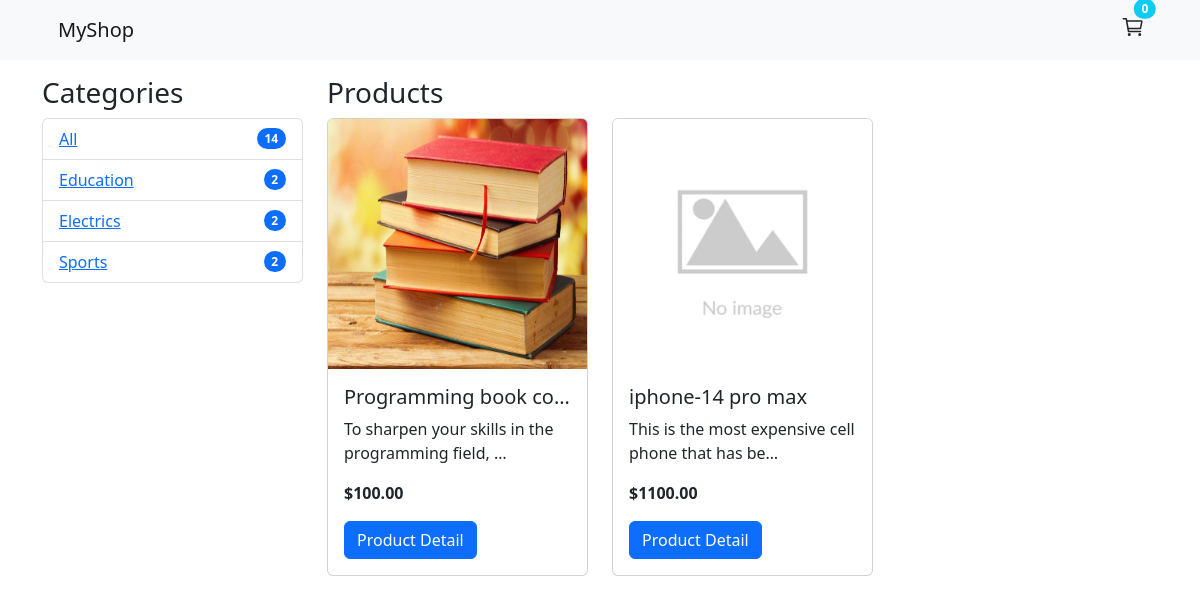
The page / on the database its author committed.
### shop/models.py (models this page shows, shortened)
class Category(models.Model):
    name = models.CharField(max_length=200, db_index=True)
    slug = models.SlugField(max_length=200, unique=True)
    class Meta:
        ordering = ("name", )
        verbose_name = 'category'
        verbose_name_plural = "categories"
    def get_absolute_url(self):
        return reverse("shop:product_list_by_category", args=[self.slug])

class Product(models.Model):
    category = models.ForeignKey(Category, related_name="products", on_delete=models.CASCADE)
    name = models.CharField(max_length=200, db_index=True)
    slug = models.SlugField(max_length=200, db_index=True)
    image = models.ImageField(upload_to="products/%Y/%m/%d", blank=True)
    description = models.TextField(blank=True)
    price = models.DecimalField(max_digits=10, decimal_places=2)
    available = models.BooleanField(default=True)
    created = models.DateTimeField(auto_now_add=True)
    updated = models.DateTimeField(auto_now=True)
    class Meta:
        ordering = ("name", )
        index_together = (("id", "slug"), )
    def get_absolute_url(self):
        return reverse("shop:product_detail", args=[self.id, self.slug])

### shop/views.py (the view)
# urls.py: path("", views.product_list, name="product-list"),
def product_list(request, category_slug=None):
    category = None
    categories = Category.objects.all()
    products = Product.objects.filter(available=True)
    if category_slug:
        category = get_object_or_404(Category, slug=category_slug)
        products = products.filter(category=category)
    context = {
        "category" : category,
        "categories" : categories,
        "products" : products
    }
    return render(request, "shop/product/list.html", context)

### cart/cart.py (called while the page is built)
    def __len__(self):
        return sum(item["quantity"] for item in self.cart.values())

### cart/context_processors.py (called while the page is built)
def cart(request):
    return {"cart" : Cart(request)}

### shop/templates/shop/product/list.html (shortened to what this page needs)
{% extends 'base.html' %}
{% load static %}
{% block content %}
    <div class="row mt-3">
        <div class="col-lg-3">
            <h3>Categories</h3>
            <ul class="list-group">
                <li {% if not category %}class="selected list-group-item d-flex justify-content-between align-items-center" {% else %} class="list-group-item d-flex justify-content-between align-items-center" {% endif %}>
                  <a href="{% url 'shop:product-list' %}">All</a>
                  <span class="badge bg-primary rounded-pill">14</span>
                </li>
                {% for c in categories %}
                    <li {% if category.slug == c.slug %} class="selected list-group-item d-flex justify-content-between align-items-center" {% else %} class="list-group-item d-flex justify-content-between align-items-center" {% endif %}>
                        <a href="{{c.get_absolute_url}}">{{c.name}}</a>
                    <span class="badge bg-primary rounded-pill">2</span>
                    </li>
                {% endfor %}
            </ul>
        </div>
        <div class="col-lg-9">
            <h3>
                {% if category %} {{category.name}} {% else %} Products {% endif %}
            </h3>
            <div class="row">
                {% for product in products %}
                <div class="col-xl-4 col-lg-6 col-md-6">
                    <div class="card">
                        <img style="height: 250px;" src="{% if product.image %} {{product.image.url}} {% else %} {% static 'images/no_image.jpg' %} {% endif %}" class="card-img-top" alt="...">
                        <div class="card-body">
                          <h5 class="card-title">{{product.name|truncatechars:"20"}}</h5>
                          <p class="card-text">{{product.description|truncatechars:"50"}}</p>
                          <p class="card-text">
                              <b>${{product.price}}</b>
                          </p>
                          <a href="{{product.get_absolute_url}}" class="btn btn-primary">Product Detail</a>
                        </div>
                    </div>
                </div>
                {% empty %}
                <p class="alert alert-info text-center">There is not product in the stock</p>
                {% endfor %}
            </div>
        </div>
    </div>
{% endblock content %}

### templates/base.html (shortened to what this page needs)
{% load static %}
<!DOCTYPE html>
<html lang="en">
<head>
    {% include 'links/css.html' %}
</head>
<body>
    {% include "components/header.html" %}
    <div class="container">
        {% block content %}
        {% endblock content %}
    </div>
</body>
</html>

### templates/links/css.html
{% load static %}
<link rel="stylesheet" href="{% static 'css/bootstrap.min.css' %}">
<link rel="stylesheet" href="{% static 'css/bootstrap.rtl.css' %}">
<link rel="stylesheet" href="{% static 'css/bootstrap-reboot.min.css' %}">
<link rel="stylesheet" href="{% static 'css/bootstrap-grid.min.css' %}">
<link rel="stylesheet" href="{% static 'css/bootstrap-utilities.min.css' %}">

### templates/components/header.html (shortened to what this page needs)
<nav class="navbar navbar-expand-lg bg-light">
  <div class="container">
    <a class="navbar-brand" href="/">MyShop</a>
    <div class="collapse navbar-collapse" id="navbarSupportedContent">
      <ul class="navbar-nav ml-auto mb-2 mb-lg-0">
        <a href="{% url 'cart:cart_detail' %}" style="outline: none;" type="button" class="btn btn-default position-relative">
          <ion-icon name="cart-outline" style="font-size: 1.5rem;"></ion-icon>
          <span class="position-absolute top-0 start-99 translate-middle badge rounded-pill bg-info">
            {% with total_items=cart|length %}
              {% if total_items > 0 %}
                  {{total_items}}
              {% else %}
                0
              {% endif %}
            {% endwith %}
          </span>
        </a>
      </ul>
    </div>
  </div>
</nav>

### templates/links/js.html (shortened to what this page needs)
{% load static %}

### rows shown on the page
Category: name "Education"
Category: name "Electrics"
Category: name "Sports"
Product: image (picture), name "Programming book co…", description "To sharpen your skills in the programming field, …", price "100.00"
Product: name "iphone-14 pro max", description "This is the most expensive cell phone that has be…", price "1100.00"
